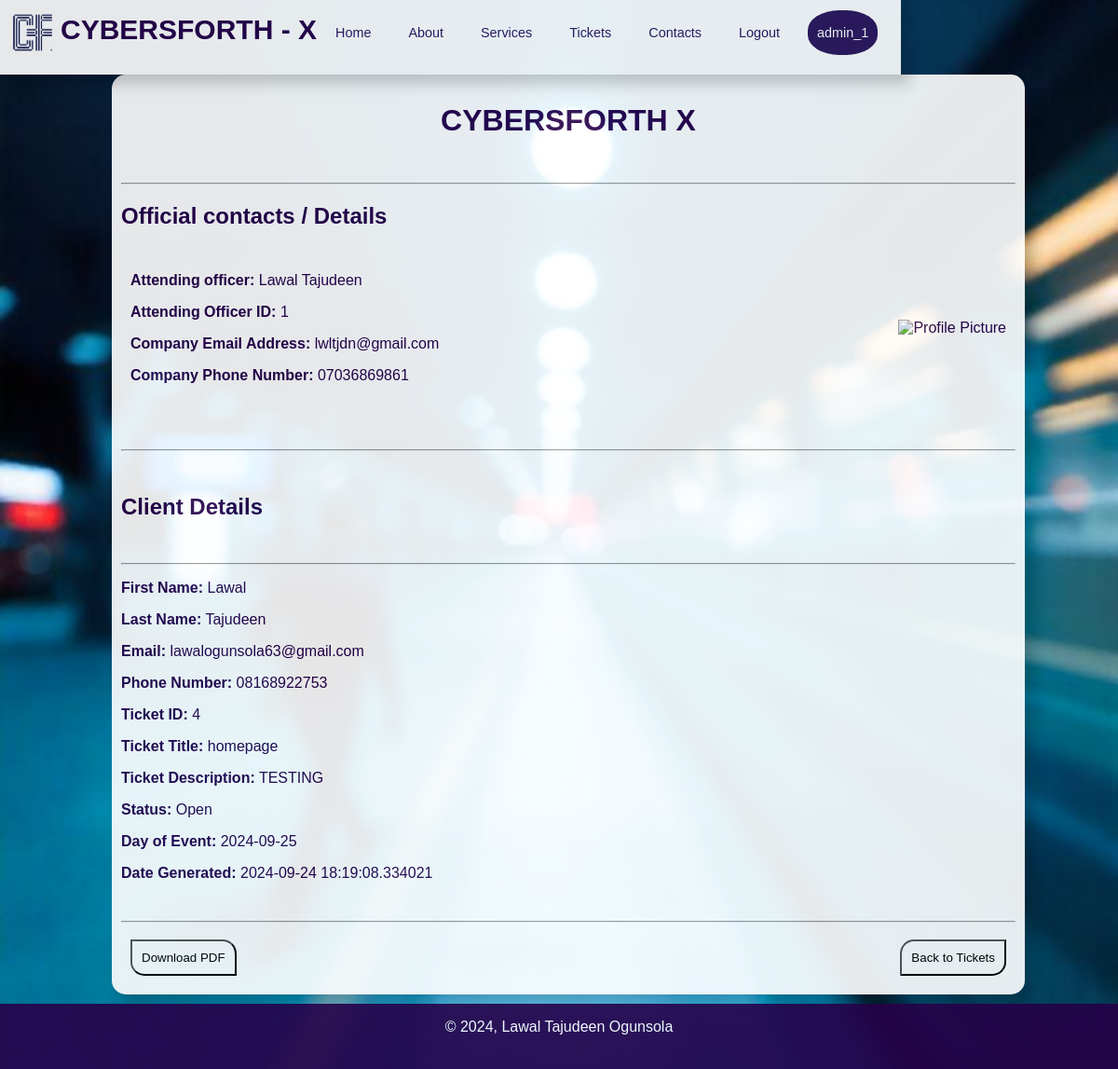
Page /ticket/4 (signed in) on the committed database.
### app/base_model.py (models this page shows, shortened)
class User(db.Model, UserMixin):
    __tablename__ = 'users'
    ''' User id - this is a unique primary key, autoincrement.'''
    id = db.Column(db.Integer,
                   primary_key=True)
    '''username - unique and not null'''
    username = db.Column(db.String(80),
                         unique=True,
                         nullable=False)
    '''Admin or not'''
    is_admin = db.Column(db.Boolean, default=False)
    '''name of business or organisation'''
    business_name = db.Column(db.String(200),
                              default='CYBERSFORTH X SERVICES')
    '''business logo'''
    profile_picture = db.Column(db.String(120),
                                nullable=True)
    '''user email - unique, not null'''
    email = db.Column(db.String(120),
                      unique=True,
                      nullable=False)
    '''user password - not unique and not null'''
    password_hash = db.Column(db.String(255),
                         nullable=False)
    '''user's first & last names - not null'''
    first_name = db.Column(db.String(50),
                           nullable=False)
    last_name = db.Column(db.String(50),
                          nullable=False)
    '''user's phone number - unique, not null'''
    phone_number = db.Column(db.String(15),
                             nullable=True)
    ''' tickets & appointment relationship'''
    tickets = db.relationship('Ticket',
                              backref='creator',
                              lazy=True)
    appointments = db.relationship('Appointment',
                                   backref='creator',
                                   lazy=True)
    created_at = db.Column(db.DateTime,
                           nullable=False,
                           default=datetime.now(timezone.utc))

class Ticket(db.Model, UserMixin):
    __tablename__ = 'tickets'
    '''details of ticket'''
    id = db.Column(db.Integer, primary_key=True)
    title = db.Column(db.String(100), nullable=False)
    description = db.Column(db.Text, nullable=False)
    '''details of client / customer'''
    client_first_name = db.Column(db.String(80),
                                  nullable=True)
    client_last_name = db.Column(db.String(80),
                                 nullable=True)
    client_middle_name = db.Column(db.String(80),
                                   nullable=True)
    client_email = db.Column(db.String(80),
                             unique=False,
                             nullable=True)
    client_phone_number = db.Column(db.String(20),
                                    unique=False,
                                    nullable=False,
                                    default='')
    '''Ticket details '''
    date = db.Column(db.DateTime,
                           nullable=False,
                           default=datetime.now(timezone.utc))
    event_date = db.Column(db.Date, nullable=False,
                           default=datetime.now(timezone.utc))
    status = db.Column(db.String(10), nullable=False, default='Open')
    user_id = db.Column(db.Integer, db.ForeignKey('users.id'))

### app/routes.py (the view)
@routes.route('/ticket/<int:ticket_id>', methods=['GET'])
@login_required
def View_ticket(ticket_id):
    ticket = Ticket.query.get_or_404(ticket_id)
    if ticket.user_id != current_user.id:
        flash("You do not have permission to view this ticket.", "danger")
        return redirect(url_for('routes.View_tickets'))
    user = User.query.get(ticket.user_id)
    return render_template('view_ticket.html', ticket=ticket, user=user)

### templates/view_ticket.html (shortened to what this page needs)
{% extends 'layout.html' %}
{% block header %}
    <link rel='stylesheet' href="{{ url_for('static', filename='./css/view_ticket.css') }}" />
{% endblock header %}
{% block contents %}
<h1 class='brand-name'>{{ user.business_name }}</h1><br />
<hr />
<h2>Official contacts / Details</h2>
<div class='separate_content'>
    <div>
        <p><strong>Attending officer:</strong> {{ user.first_name }} {{ user.last_name }}</p>
        <p><strong>Attending Officer ID:</strong> {{ user.id }}</p>
        <p><strong>Company Email Address:</strong> {{ user.email }}</p>
        <p><strong>Company Phone Number:</strong> {{ user.phone_number }}</p>
    </div>
    <div>
        {% if user.profile_picture %}
            {% set profile_pic_url = url_for('static', filename='profile_pics/' + user.profile_picture) %}
        {% else %}
            {% set profile_pic_url = url_for('static', filename='profile_pics/default_profile_pic.png') %}
        {% endif %}
        <img src="{{ profile_pic_url }}" alt="Profile Picture" />
    </div>
</div>
<br /><br />
<hr />
<br />
<div>
    <h2>Client Details</h2><br/>
    <hr />
    <p><strong>First Name:</strong> {{ ticket.client_first_name }}</p>
    <p><strong>Last Name:</strong> {{ ticket.client_last_name }}</p>
    <p><strong>Email:</strong> {{ ticket.client_email }}</p>
    <p><strong>Phone Number:</strong> {{ ticket.client_phone_number }}</p>
    <p><strong>Ticket ID:</strong> {{ ticket.id }}</p>
    <p><strong>Ticket Title:</strong> {{ ticket.title }}</p>
    <p><strong>Ticket Description:</strong> {{ ticket.description }}</p>
    <p><strong>Status:</strong> {{ ticket.status }}</p>
    <p><strong>Day of Event:</strong> {{ ticket.event_date }}</p>
    <p><strong>Date Generated:</strong> {{ ticket.date }}</p>
</div>
<br/>
<hr />
<div class='view_ticket_btns'>
    <div>
        <a href="{{ url_for('routes.download_ticket', ticket_id=ticket.id) }}"><button class='btn-a'>Download PDF</button></a>
    </div>
    <div>
        <a href="{{ url_for('routes.View_tickets') }}"><button class='btn-b'>Back to Tickets</button></a>
    </div>
</div>
{% endblock contents %}

### templates/header.html (shortened to what this page needs)
{% block header %}
<link rel='stylesheet' href="{{ url_for('static', filename='header.css') }}" />
{% endblock %}
{% block contents %}
<nav>
    <div class='divHead'>
        <img src="{{ url_for('static', filename='./images/logo.png') }}" alt="brand logo">
        <h1>CYBERSFORTH - X</h1>
    </div>
    <div>
        <ul class='nav-links'>
            <li>
                <a href="{{ url_for('routes.Home') }}">Home</a>
            </li>
            <li>
                <a href="{{ url_for('routes.About') }}">About</a>
            </li>
            <li>
                <a href="{{ url_for('routes.Ticket_page') }}">Services</a>
            </li>
            <li>
                <a href="{{ url_for('routes.View_tickets') }}">Tickets</a>
            </li>
            <li>
                <a href='#'>Contacts</a>
            </li>
            {% if current_user.is_authenticated %}
                <li>
                    <a href="{{ url_for('routes.Logout') }}" >Logout</a>
                </li>
                <li class='user_profile'>
                    <a href="{{ url_for('routes.Dashboard') }}" >{{ current_user.username }}</a>
                </li>
            {% endif %}
        </ul>
    </div>
</nav>
{% endblock contents %}

### static/css/layout.css (style rules this page uses)
body { background-color: #c0c0c0; padding: 0; margin: 0; opacity: 0.9; }
body { margin: 0; font-family: Arial, sans-serif; background-image: url('../images/bg-2.jpeg'); background-size: cover; background-attachment: fixed; background-position: center; background-repeat: no-repeat; color: #333; }
nav { display: flex; height: 70px; padding: 10px; justify-content: space-between; align-content: center; align-items: center; box-shadow: 10px 10px 15px rgba(0, 0, 0, 0.2); }
nav img { height: 50px; width: 50px; }
.divHead { display: flex; flex-wrap: wrap; justify-content: center; align-content: center; text-align: center; }
.divHead h1 { color: #260049; font-size: 30px; margin: 5px; }
nav { background-color: #fff; }
nav ul { list-style-type: none; padding: 0; margin: 0; display: flex; align-items: center; }
nav ul li { margin-right: 15px; font-size: 90%; }
nav ul li a, .edit_profile { color: #2E175D; text-decoration: none; }
nav ul li, .edit_profile { margin: 8px, 0; text-align: center; width: 80%; padding: 6px 10px; transition: #2E175D 0.5s ease, #fff 0.3s ease; position: relative; margin: 5px; border-radius: 15px; }
nav ul li a { color: #2E175D; text-decoration: none; width: 100%; height: 100%; display: block; padding: 10px 0; box-sizing: border-box; }
.user_profile, .user_profile a { background-color: #2E175D; color: #fff; border-radius: 45%; }

### static/css/view_ticket.css (style rules this page uses)
.brand-name { justify-content: center; text-align: center; }
.separate_content { display: flex; align-items: center; align-content: center; justify-content: space-between; padding: 10px; }
.view_ticket_btns { display: flex; align-items: center; align-content: center; text-align: center; justify-content: space-between; padding: 10px; }
.view_ticket_btns a button { padding: 10px; background-color: transparent; transition: all 0.3s ease; }
.btn-a { border-radius: 0 15px; }
.btn-b { border-radius: 15px 0; }

### static/css/header.css (style rules this page uses)
nav ul { list-style-type: none; padding: 0; margin: 0; display: flex; align-items: center; }
nav ul li { margin-right: 15px; font-size: 90%; }
nav ul li a { color: #2E175D; text-decoration: none; }

### rows in the picture
User: username "admin_1", business_name "CYBERSFORTH X", first_name "Lawal", last_name "Tajudeen", id "1", email "lwltjdn@gmail.com", phone_number "07036869861"
Ticket: client_first_name "Lawal", client_last_name "Tajudeen", client_email "lawalogunsola63@gmail.com", client_phone_number "08168922753", id "4", title "homepage", description "TESTING", status "Open", event_date "2024-09-25", date "2024-09-24 18:19:08.334021"
